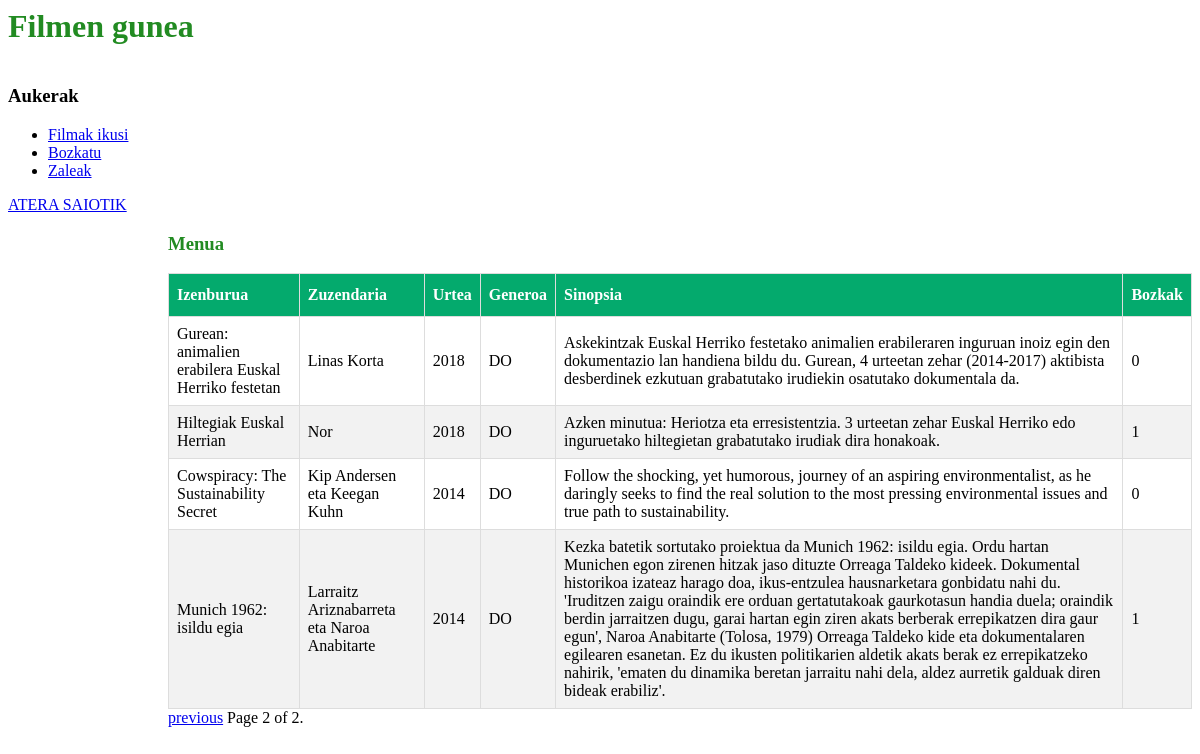
Page /filmak/?page=2 (signed in) on the committed database.
### FilmenGunea/models.py (models this page shows, shortened)
class Filma(models.Model):
	izenburua = models.CharField(max_length=100)
	zuzendaria = models.CharField(max_length=60)
	urtea = models.IntegerField()
	generoa = models.CharField(max_length=2)
	sinopsia = models.CharField(max_length=700)
	bozkak = models.IntegerField()

### FilmenGunea/views.py (the view)
# urls.py: path('filmak/', views.filmak, name='filmak'),
@login_required(login_url='../')
def filmak(request):
    film_list = Filma.objects.all()
    paginator = Paginator(film_list, 5)
    page = request.GET.get('page')
    try:
        filmak = paginator.page(page)
    except PageNotAnInteger:
        filmak = paginator.page(1)
    except EmptyPage:
        filmak = paginator.page(paginator.num_pages)
    return render(request, 'FilmenGunea/filmak.html', {"filmak": filmak})

### FilmenGunea/templates/FilmenGunea/filmak.html (shortened to what this page needs)
<head>
</head>
{% extends 'FilmenGunea/menua.html' %}
{% block content %}
    <h3>Menua</h3>
    <table id="film_taula">
        <thead>
            <tr>
                <th>Izenburua</th>
                <th>Zuzendaria</th>
                <th>Urtea</th>
                <th>Generoa</th>
                <th>Sinopsia</th>
                <th>Bozkak</th>
            </tr>
        </thead>
    <tbody>
        {% for film in filmak %}
        <tr>
            <td>{{ film.izenburua }}</td>
            <td>{{ film.zuzendaria }}</td>
            <td>{{ film.urtea }}</td>
            <td>{{ film.generoa }}</td>
            <td>{{ film.sinopsia }}</td>
            <td>{{ film.bozkak }}</td>
        </tr>
        {% endfor %}
    </tbody>
    </table>
    <div class="pagination">
        <span class="step-links">
            {% if filmak.has_previous %}
            <a href="?page={{ filmak.previous_page_number }}">previous</a>
            {% endif %}
            <span class="current">
                Page {{ filmak.number }} of {{ filmak.paginator.num_pages }}.
            </span>
        </span>
    </div>
{% endblock %}

### FilmenGunea/templates/FilmenGunea/filmak.html (style rules this page uses)
#film_taula { border-collapse: collapse; }
#film_taula td, #film_taula th { border: 1px solid #ddd; padding: 8px; }
#film_taula tr:nth-child(even) { background-color: #f2f2f2; }
#film_taula th { padding-top: 12px; padding-bottom: 12px; text-align: left; background-color: #04AA6D; color: white; }

### FilmenGunea/templates/FilmenGunea/menua.html (style rules this page uses)
#edukia h3 { color: forestgreen; }

### rows in the picture
Filma: izenburua "Gurean: animalien erabilera Euskal Herriko festetan", zuzendaria "Linas Korta", urtea "2018", generoa "DO", sinopsia "Askekintzak Euskal Herriko festetako animalien erabileraren inguruan inoiz egin den dokumentazio lan handiena bildu du. Gurean, 4 urteetan zehar (2014-2017) aktibista desberdinek ezkutuan grabatutako irudiekin osatutako dokumentala da.", bozkak "0"
Filma: izenburua "Hiltegiak Euskal Herrian", zuzendaria "Nor", urtea "2018", generoa "DO", sinopsia "Azken minutua: Heriotza eta erresistentzia. 3 urteetan zehar Euskal Herriko edo inguruetako hiltegietan grabatutako irudiak dira honakoak.", bozkak "1"
Filma: izenburua "Cowspiracy: The Sustainability Secret", zuzendaria "Kip Andersen eta Keegan Kuhn", urtea "2014", generoa "DO", sinopsia "Follow the shocking, yet humorous, journey of an aspiring environmentalist, as he daringly seeks to find the real solution to the most pressing environmental issues and true path to sustainability.", bozkak "0"
Filma: izenburua "Munich 1962: isildu egia", zuzendaria "Larraitz Ariznabarreta eta Naroa Anabitarte", urtea "2014", generoa "DO", sinopsia "Kezka batetik sortutako proiektua da Munich 1962: isildu egia. Ordu hartan Munichen egon zirenen hitzak jaso dituzte Orreaga Taldeko kideek. Dokumental historikoa izateaz harago doa, ikus-entzulea hausnarketara gonbidatu nahi du. 'Iruditzen zaigu oraindik ere orduan gertatutakoak gaurkotasun handia duela; oraindik berdin jarraitzen dugu, garai hartan egin ziren akats berberak errepikatzen dira gaur egun', Naroa Anabitarte (Tolosa, 1979) Orreaga Taldeko kide eta dokumentalaren egilearen esanetan. Ez du ikusten politikarien aldetik akats berak ez errepikatzeko nahirik, 'ematen du dinamika beretan jarraitu nahi dela, aldez aurretik galduak diren bideak erabiliz'.", bozkak "1"

### other values in the picture
{{ filmak.number }} "2"
{{ filmak.paginator.num_pages }} "2"
